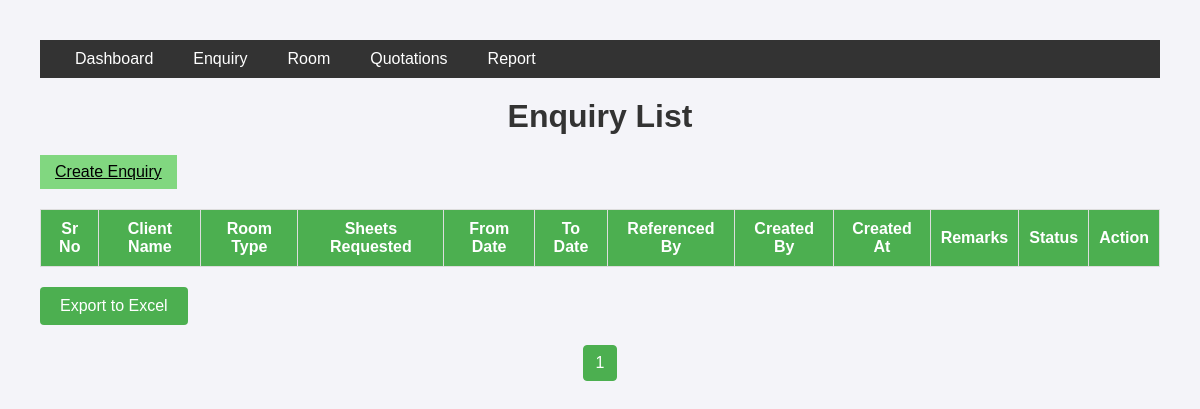
/enquiry/, run on an earlier commit of the app's database.
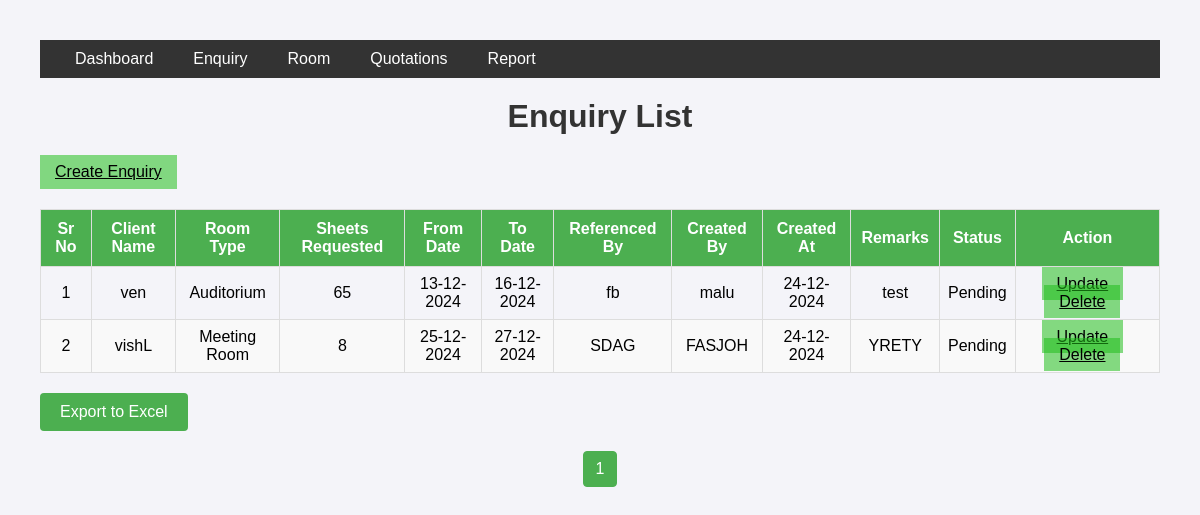
And on a later commit of the database.
### employee/models.py (models this page shows, shortened)
class Enquiry(models.Model):
    STATUS_CHOICES = [
        ('Pending', 'Pending'),
        ('Cancelled', 'Cancelled'),
        ('Convert', 'Convert'),
    ]
    ROOM_TYPES = [
        ('Meeting Room', 'Meeting Room'),
        ('Auditorium', 'Auditorium'),
        ('Office', 'Office'),
    ]
    client_name = models.CharField(max_length=100)
    employee_name = models.CharField(max_length=100)
    room_type = models.CharField(max_length=20, choices=ROOM_TYPES)
    required_sheets = models.PositiveIntegerField()
    from_date = models.DateField()
    to_date = models.DateField()
    referenced_by=models.CharField(max_length=100)
    status = models.CharField(max_length=10, choices=STATUS_CHOICES, default='Pending')
    remarks = models.TextField(null=True, blank=True)
    created_at = models.DateTimeField(auto_now_add=True)
    offer_price=models.DecimalField(max_digits=10, decimal_places=2, null=True, blank=True)

### employee/views.py (the view, shortened to what this page needs)
# urls.py: path('enquiry/', views.enquiry, name='enquiry'),
def enquiry(request):
    export = request.GET.get('export')  # Check if export is requested
    enquiries = Enquiry.objects.filter(status="Pending")
    page_obj = paginate_queryset(request, enquiries, per_page=10)
    context = {
        'enquiries': page_obj.object_list,
        'page_obj': page_obj
    }
    return render(request, 'enquiry.html', context)

### employee/views.py (called while the page is built)
def paginate_queryset(request, queryset, per_page=10):
    paginator = Paginator(queryset, per_page)
    page_number = request.GET.get('page')
    page_obj = paginator.get_page(page_number)
    return page_obj

### templates/enquiry.html (shortened to what this page needs)
{% extends 'base.html' %}
{% block main %}
<h1>Enquiry List</h1>
<div class="navbar-left">
    <a class="test"   data-bs-toggle="modal" data-bs-target="#AddEnquiryModal" href="{% url 'employee:create_enquiry' %}">Create Enquiry
    </a>
</div>
<table>
    <thead>
        <tr>
            <th>Sr No</th>
            <th>Client Name</th>
            <th>Room Type</th>
            <th>Sheets Requested</th>
            <th>From Date</th>
            <th>To Date</th>
            <th>Referenced By</th>
            <th>Created By</th>
            <th>Created At</th>
            <th>Remarks</th>
            <th>Status</th>
            <th>Action</th>
        </tr>
    </thead>
    <tbody>
        {% for i in enquiries %}
        <tr>
            <td>{{ forloop.counter }}</td>
            <td>{{ i.client_name }}</td>
            <td>{{ i.room_type }}</td>
            <td>{{ i.required_sheets }}</td>
            <td>{{ i.from_date|date:'d-m-Y' }}</td>
            <td>{{ i.to_date|date:'d-m-Y' }}</td>
            <td>{{ i.referenced_by }}</td>
            <td>{{ i.employee_name }}</td>
            <td>{{ i.created_at|date:'d-m-Y' }}</td>
            <td>{{ i.remarks }}</td>
            <td>{{ i.status }}</td>
            <td>
                <div class="d-flex justify-content-center">
                    <a href="{% url 'employee:update_enquiry' i.id %}" class="test">Update</a>
                    <a href="{% url 'employee:delete_enquiry' i.id %}" class="test delete-enquiry">Delete</a>
                </div>
            </td>
        </tr>
        {% endfor %}
    </tbody>
</table>
<form method="get" style="text-align: center; margin-bottom: 20px;width: fit-content;" action="{% url 'employee:enquiry' %}" style="text-align: center; margin-bottom: 20px;">
    <button type="submit" name="export" value="excel" style="
        background-color: #4CAF50;
        color: white;
        padding: 10px 20px;
        border: none;
        border-radius: 4px;
        cursor: pointer;">
        Export to Excel
    </button>
</form>
{% include 'reports/pagination.html' %}
{% endblock main %}

What changed in the data, as far as the page shows it:
added Enquiry: client_name "ven", room_type "Auditorium", required_sheets "65", from_date "13-12-2024", to_date "16-12-2024", referenced_by "fb", employee_name "malu", created_at "24-12-2024", remarks "test", status "Pending"
added Enquiry: client_name "vishL", room_type "Meeting Room", required_sheets "8", from_date "25-12-2024", to_date "27-12-2024", referenced_by "SDAG", employee_name "FASJOH", created_at "24-12-2024", remarks "YRETY", status "Pending"
